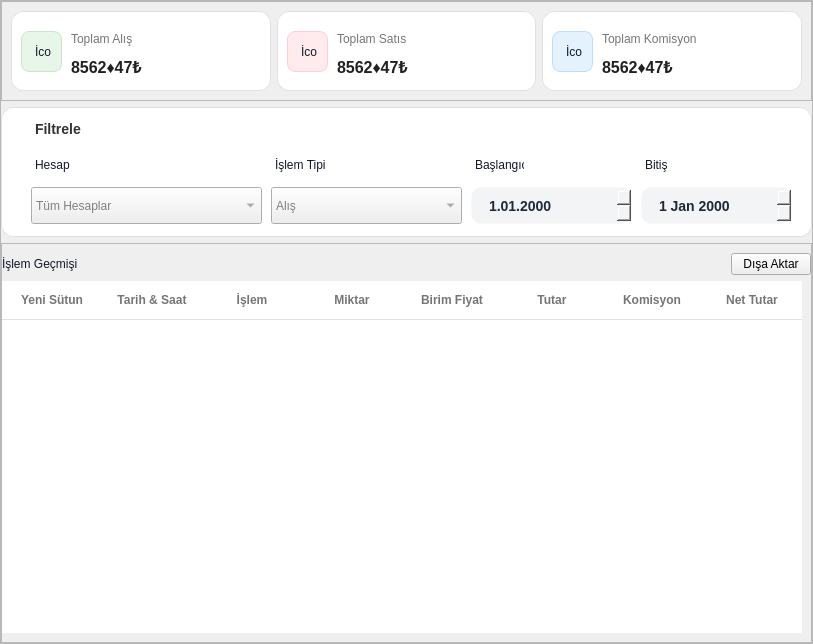
             <widget class="QFrame" name="IslemGecmisiFrame">
              <property name="sizePolicy">
               <sizepolicy hsizetype="Expanding" vsizetype="Expanding">
                <horstretch>0</horstretch>
                <verstretch>0</verstretch>
               </sizepolicy>
              </property>
              <property name="minimumSize">
               <size>
                <width>813</width>
                <height>0</height>
               </size>
              </property>
              <property name="styleSheet">
               <string notr="true">/* ANA KART (Beyaz alan) */
QFrame#HaplarimInfoFrame {
    background-color: #ffffff;
    border: 1px solid #eaecf0;
    border-radius: 16px;
}

/* Üst ikon alanı */
QFrame#IconFrame {
    background-color: #eef4ff;
    border-radius: 12px;
}

/* GENEL YAZI AYARI */
QLabel {
    background: transparent;
    color: #101828;
    font-family: &quot;Segoe UI&quot;, sans-serif;
}

/* Hesap No */
QLabel#HesapNoLabel1 {
    font-size: 16px;
    font-weight: 600;
}

/* Yatırım Hesabı alt yazı */
QLabel#YatirimHesabiLabel {
    font-size: 13px;
    color: #667085;
}

/* Sağdaki Bakiye Başlığı */
QLabel#BakiyeBaslikLabel {
    font-size: 12px;
    color: #667085;
}

/* Sağdaki Bakiye Değeri */
QLabel#BakiyeLabel1 {
    font-size: 18px;
    font-weight: bold;
    color: #101828;
}

/* ÜÇ ALT KART (Açılış Tarihi, Komisyon, Durum) */
QFrame#HesaplarimInfoFrame1,
QFrame#HesaplarimInfoFrame2,
QFrame#HesaplarimInfoFrame3 {
    background-color: #f9fafb;
    border-radius: 12px;
    border: none;
}

/* Alt Kart Başlıkları (Açılış Tarihi — Komisyon Planı — Durum) */
QLabel#HesapAcilisBaslik,
QLabel#KomisyonBaslik,
QLabel#DurumBaslik {
    font-size: 13px;
    color: #667085;
    font-weight: normal;
}

/* İç değerler */
QLabel#HesapAcilisDeger,
QLabel#KomisyonDeger,
QLabel#DurumDeger {
    font-size: 15px;
    font-weight: 600;
    color: #101828;
}

/* Komisyon alt açıklama (Min ₺50 - %1) */
QLabel#KomisyonAltYazi {
    font-size: 12px;
    color: #667085;
}

/* yeşil Aktif Rozeti */
QLabel#DurumLabel1 {
    background-color: #d1fadf;
    color: #027a48;
    border-radius: 12px;
    padding: 4px 12px;
    font-size: 11px;
    font-weight: bold;
    qproperty-alignment: AlignCenter;
}
</string>
              </property>
              <property name="frameShape">
               <enum>QFrame::Shape::StyledPanel</enum>
              </property>
              <property name="frameShadow">
               <enum>QFrame::Shadow::Raised</enum>
              </property>
              <layout class="QVBoxLayout" name="verticalLayout_13">
               <property name="leftMargin">
                <number>0</number>
               </property>
               <property name="topMargin">
                <number>0</number>
               </property>
               <property name="rightMargin">
                <number>0</number>
               </property>
               <property name="bottomMargin">
                <number>0</number>
               </property>
               <item>
                <widget class="QFrame" name="ToplamBilgilerFrame">
                 <property name="sizePolicy">
                  <sizepolicy hsizetype="Expanding" vsizetype="Expanding">
                   <horstretch>0</horstretch>
                   <verstretch>0</verstretch>
                  </sizepolicy>
                 </property>
                 <property name="minimumSize">
                  <size>
                   <width>803</width>
                   <height>100</height>
                  </size>
                 </property>
                 <property name="maximumSize">
                  <size>
                   <width>16777215</width>
                   <height>120</height>
                  </size>
                 </property>
                 <property name="styleSheet">
                  <string notr="true"/>
                 </property>
                 <property name="frameShape">
                  <enum>QFrame::Shape::StyledPanel</enum>
                 </property>
                 <property name="frameShadow">
                  <enum>QFrame::Shadow::Raised</enum>
                 </property>
                 <layout class="QHBoxLayout" name="horizontalLayout_5">
                  <item>
                   <widget class="QFrame" name="frame_10">
                    <property name="styleSheet">
                     <string notr="true">background-color: #FFFFFF;
    border: 1px solid #E0E0E0;   /* İnce gri çerçeve */
    border-radius: 12px;</string>
                    </property>
                    <property name="frameShape">
                     <enum>QFrame::Shape::StyledPanel</enum>
                    </property>
                    <property name="frameShadow">
                     <enum>QFrame::Shadow::Raised</enum>
                    </property>
                    <widget class="QLabel" name="label_16">
                     <property name="geometry">
                      <rect>
                       <x>10</x>
                       <y>20</y>
                       <width>41</width>
                       <height>41</height>
                      </rect>
                     </property>
                     <property name="styleSheet">
                      <string notr="true">border-radius: 8px;       /* İkon kutusunun köşeleri */
    padding: 10px;            /* İkonun kenarlara yapışmaması için */
    qproperty-alignment: AlignCenter;
background-color: #E8F5E9;  /* Çok açık yeşil zemin */
    /* İkon rengi için SVG kullanmak en iyisidir, ama border ile yaparsan: */
    border: 1px solid #C8E6C9;</string>
                     </property>
                     <property name="text">
                      <string>İcon</string>
                     </property>
                    </widget>
                    <widget class="QLabel" name="ToplamAlisLabel">
                     <property name="geometry">
                      <rect>
                       <x>60</x>
                       <y>20</y>
                       <width>91</width>
                       <height>16</height>
                      </rect>
                     </property>
                     <property name="styleSheet">
                      <string notr="true">color: #757575;          /* Gri renk */
    font-size: 12px;
    font-weight: normal;
border:transparent;</string>
                     </property>
                     <property name="text">
                      <string>Toplam Alış</string>
                     </property>
                    </widget>
                    <widget class="QLabel" name="ToplamAlisLabel_1">
                     <property name="geometry">
                      <rect>
                       <x>60</x>
                       <y>40</y>
                       <width>101</width>
                       <height>31</height>
                      </rect>
                     </property>
                     <property name="styleSheet">
                      <string notr="true">color: #212121;          /* Koyu siyah */
    font-size: 16px;
    font-weight: bold;
border:transparent;</string>
                     </property>
                     <property name="text">
                      <string>8562♦47₺</string>
                     </property>
                    </widget>
                   </widget>
                  </item>
                  <item>
                   <widget class="QFrame" name="frame_12">
                    <property name="styleSheet">
                     <string notr="true">background-color: #FFFFFF;
    border: 1px solid #E0E0E0;   /* İnce gri çerçeve */
    border-radius: 12px;</string>
                    </property>
                    <property name="frameShape">
                     <enum>QFrame::Shape::StyledPanel</enum>
                    </property>
                    <property name="frameShadow">
                     <enum>QFrame::Shadow::Raised</enum>
                    </property>
                    <widget class="QLabel" name="ToplamSatisIconLabel">
                     <property name="geometry">
                      <rect>
                       <x>10</x>
                       <y>20</y>
                       <width>41</width>
                       <height>41</height>
                      </rect>
                     </property>
                     <property name="styleSheet">
                      <string notr="true">border-radius: 8px;       /* İkon kutusunun köşeleri */
    padding: 10px;            /* İkonun kenarlara yapışmaması için */
    qproperty-alignment: AlignCenter;
background-color: #FFEBEE;  /* Çok açık kırmızı zemin */
    border: 1px solid #FFCDD2;</string>
                     </property>
                     <property name="text">
                      <string>İcon</string>
                     </property>
                    </widget>
                    <widget class="QLabel" name="ToplamSatisLabel">
                     <property name="geometry">
                      <rect>
                       <x>60</x>
                       <y>20</y>
                       <width>101</width>
                       <height>16</height>
                      </rect>
                     </property>
                     <property name="styleSheet">
                      <string notr="true">color: #757575;          /* Gri renk */
    font-size: 12px;
    font-weight: normal;
border:transparent;</string>
                     </property>
                     <property name="text">
                      <string>Toplam Satıs</string>
                     </property>
                    </widget>
                    <widget class="QLabel" name="ToplamSatisLabel_1">
                     <property name="geometry">
                      <rect>
                       <x>60</x>
                       <y>40</y>
                       <width>111</width>
                       <height>31</height>
                      </rect>
                     </property>
                     <property name="styleSheet">
                      <string notr="true">color: #212121;          /* Koyu siyah */
    font-size: 16px;
    font-weight: bold;
border:transparent;</string>
                     </property>
                     <property name="text">
                      <string>8562♦47₺</string>
                     </property>
                    </widget>
                   </widget>
                  </item>
                  <item>
                   <widget class="QFrame" name="frame_11">
                    <property name="styleSheet">
                     <string notr="true">background-color: #FFFFFF;
    border: 1px solid #E0E0E0;   /* İnce gri çerçeve */
    border-radius: 12px;</string>
                    </property>
                    <property name="frameShape">
                     <enum>QFrame::Shape::StyledPanel</enum>
                    </property>
                    <property name="frameShadow">
                     <enum>QFrame::Shadow::Raised</enum>
                    </property>
                    <widget class="QLabel" name="ToplamKomisyonIconLabel">
                     <property name="geometry">
                      <rect>
                       <x>10</x>
                       <y>20</y>
                       <width>41</width>
                       <height>41</height>
                      </rect>
                     </property>
                     <property name="styleSheet">
                      <string notr="true">border-radius: 8px;       /* İkon kutusunun köşeleri */
    padding: 10px;            /* İkonun kenarlara yapışmaması için */
    qproperty-alignment: AlignCenter;
background-color: #E3F2FD;  /* Çok açık mavi zemin */
    border: 1px solid #BBDEFB;</string>
                     </property>
                     <property name="text">
                      <string>İcon</string>
                     </property>
                    </widget>
                    <widget class="QLabel" name="ToplamKomisyonLabel">
                     <property name="geometry">
                      <rect>
                       <x>60</x>
                       <y>20</y>
                       <width>111</width>
                       <height>16</height>
                      </rect>
                     </property>
                     <property name="styleSheet">
                      <string notr="true">color: #757575;          /* Gri renk */
    font-size: 12px;
    font-weight: normal;
border:transparent;</string>
                     </property>
                     <property name="text">
                      <string>Toplam Komisyon</string>
                     </property>
                    </widget>
                    <widget class="QLabel" name="ToplamKomisyonLabel_1">
                     <property name="geometry">
                      <rect>
                       <x>60</x>
                       <y>40</y>
                       <width>111</width>
                       <height>31</height>
                      </rect>
                     </property>
                     <property name="styleSheet">
                      <string notr="true">color: #212121;          /* Koyu siyah */
    font-size: 16px;
    font-weight: bold;
border:transparent;</string>
                     </property>
                     <property name="text">
                      <string>8562♦47₺</string>
                     </property>
                    </widget>
                   </widget>
                  </item>
                 </layout>
                </widget>
               </item>
               <item>
                <widget class="QFrame" name="FltrelemeFrame">
                 <property name="sizePolicy">
                  <sizepolicy hsizetype="Expanding" vsizetype="Expanding">
                   <horstretch>0</horstretch>
                   <verstretch>0</verstretch>
                  </sizepolicy>
                 </property>
                 <property name="minimumSize">
                  <size>
                   <width>0</width>
                   <height>130</height>
                  </size>
                 </property>
                 <property name="maximumSize">
                  <size>
                   <width>16777215</width>
                   <height>130</height>
                  </size>
                 </property>
                 <property name="styleSheet">
                  <string notr="true">QFrame#FltrelemeFrame{	
background-color: #FFFFFF;
    border: 1px solid #E0E0E0;
    border-radius: 12px;
}
QLabel[class=&quot;inputLabel&quot;] {
    color: #666666;        /* Gri yazı */
    font-size: 11px;       /* Küçük punto */
    font-weight: normal;
    margin-bottom: 2px;    /* Kutuyla yazı arasına hafif boşluk */
}


/* Üzerine gelince (Hover) rengi koyulaşsın */
QComboBox:hover, QDateEdit:hover {
    border: 1px solid #BDBDBD;
}

/* TIKLANDIĞINDA (FOCUS) - Resimdeki Mavi Kenarlık */
QComboBox:focus, QDateEdit:focus {
    border: 2px solid #2196F3;     /* Qt Designer mavisi */
    color: #000000;
}</string>
                 </property>
                 <property name="frameShape">
                  <enum>QFrame::Shape::StyledPanel</enum>
                 </property>
                 <property name="frameShadow">
                  <enum>QFrame::Shadow::Raised</enum>
                 </property>
                 <widget class="QLabel" name="label_17">
                  <property name="geometry">
                   <rect>
                    <x>30</x>
                    <y>10</y>
                    <width>61</width>
                    <height>31</height>
                   </rect>
                  </property>
                  <property name="styleSheet">
                   <string notr="true">font-size: 14px;
    color: #333333; /* Koyu gri/siyah metin */
    margin-bottom: 8px; /* Giriş kutusu ile arasına boşluk */
    font-weight: 500; /* Orta kalınlık */</string>
                  </property>
                  <property name="text">
                   <string>Filtrele</string>
                  </property>
                 </widget>
                 <widget class="QLabel" name="label_18">
                  <property name="geometry">
                   <rect>
                    <x>34</x>
                    <y>50</y>
                    <width>49</width>
                    <height>16</height>
                   </rect>
                  </property>
                  <property name="text">
                   <string>Hesap</string>
                  </property>
                 </widget>
                 <widget class="QLabel" name="label_19">
                  <property name="geometry">
                   <rect>
                    <x>274</x>
                    <y>50</y>
                    <width>81</width>
                    <height>16</height>
                   </rect>
                  </property>
                  <property name="text">
                   <string>İşlem Tipi</string>
                  </property>
                 </widget>
                 <widget class="QLabel" name="label_20">
                  <property name="geometry">
                   <rect>
                    <x>474</x>
                    <y>50</y>
                    <width>49</width>
                    <height>16</height>
                   </rect>
                  </property>
                  <property name="text">
                   <string>Başlangıç</string>
                  </property>
                 </widget>
                 <widget class="QLabel" name="label_21">
                  <property name="geometry">
                   <rect>
                    <x>644</x>
                    <y>50</y>
                    <width>49</width>
                    <height>16</height>
                   </rect>
                  </property>
                  <property name="text">
                   <string>Bitiş</string>
                  </property>
                 </widget>
                 <widget class="QComboBox" name="comboBox_2">
                  <property name="geometry">
                   <rect>
                    <x>30</x>
                    <y>80</y>
                    <width>231</width>
                    <height>37</height>
                   </rect>
                  </property>
                  <property name="sizePolicy">
                   <sizepolicy hsizetype="Expanding" vsizetype="Expanding">
                    <horstretch>0</horstretch>
                    <verstretch>0</verstretch>
                   </sizepolicy>
                  </property>
                  <property name="styleSheet">
                   <string notr="true">color:grey
</string>
                  </property>
                  <item>
                   <property name="text">
                    <string>Tüm Hesaplar</string>
                   </property>
                  </item>
                 </widget>
                 <widget class="QComboBox" name="comboBox_3">
                  <property name="geometry">
                   <rect>
                    <x>270</x>
                    <y>80</y>
                    <width>191</width>
                    <height>37</height>
                   </rect>
                  </property>
                  <property name="sizePolicy">
                   <sizepolicy hsizetype="Expanding" vsizetype="Expanding">
                    <horstretch>0</horstretch>
                    <verstretch>0</verstretch>
                   </sizepolicy>
                  </property>
                  <property name="styleSheet">
                   <string notr="true">color:grey</string>
                  </property>
                  <item>
                   <property name="text">
                    <string>Alış</string>
                   </property>
                  </item>
                  <item>
                   <property name="text">
                    <string>Satış</string>
                   </property>
                  </item>
                 </widget>
                 <widget class="QDateEdit" name="dateEdit">
                  <property name="geometry">
                   <rect>
                    <x>470</x>
                    <y>80</y>
                    <width>161</width>
                    <height>37</height>
                   </rect>
                  </property>
                  <property name="sizePolicy">
                   <sizepolicy hsizetype="Expanding" vsizetype="Expanding">
                    <horstretch>0</horstretch>
                    <verstretch>0</verstretch>
                   </sizepolicy>
                  </property>
                  <property name="styleSheet">
                   <string notr="true">/* --- 1. GİRİŞ KUTUSU (INPUT) --- */
QDateEdit {
    /* Hafif gri arka plan (Gözü yormaz, modern durur) */
    background-color: #F3F4F6;
    /* Çerçeve yok, sadece zemin rengi var (Unstyled look) */
    border: 1px solid transparent;
    border-radius: 10px;           /* Daha oval köşeler */
    padding: 10px 15px;            /* Geniş iç boşluk */
    color: #1F2937;                /* Koyu antrasit yazı */
    font-size: 14px;
    font-family: &quot;Segoe UI&quot;, sans-serif;
    font-weight: 500;
}

/* Üzerine gelince (Hover) */
QDateEdit:hover {
    background-color: #E5E7EB;     /* Biraz daha koyulaşır */
}

/* Tıklayınca (Focus) */
QDateEdit:focus {
    background-color: #FFFFFF;     /* Beyaz olur */
    border: 1px solid #3B82F6;     /* Modern Mavi Çerçeve */
    /* İstersen border yerine sadece renk değişimi de yapabilirsin */
}

/* --- 2. SAĞDAKİ OK BUTONU --- */
QDateEdit::drop-down {
    border: none;
    background: transparent;
    width: 30px;
}

/* Ok İkonu: Bunu daha minimalist yapalım */
QDateEdit::down-arrow {
    image: url(:/icons/calendar_modern.png); /* Kendi ikonun yoksa standart ok çıkar */
    width: 14px;
    height: 14px;
    margin-right: 10px;
}

/* --- 3. POP-UP TAKVİM (EN ÖNEMLİ KISIM) --- */

/* Takvim Ana Çerçeve */
QCalendarWidget QWidget {
    background-color: #FFFFFF;
    border-bottom-left-radius: 10px;
    border-bottom-right-radius: 10px;
    border: none;
}

/* Takvim Üst Başlık (Ay Yıl Seçimi) */
QCalendarWidget QToolButton {
    color: #374151;
    font-weight: bold;
    icon-size: 24px;
    background-color: transparent;
    margin: 5px;
    border-radius: 5px;
}
QCalendarWidget QToolButton:hover {
    background-color: #F3F4F6;
}

/* Takvimdeki Günler Tablosu (Gridleri yok ediyoruz) */
QCalendarWidget QAbstractItemView:enabled {
    background-color: white;
    color: #4B5563;             /* Günlerin yazı rengi */
    selection-background-color: #3B82F6; /* Seçili gün MAVİ */
    selection-color: white;
    font-size: 13px;
    outline: 0;                 /* Seçimdeki kesik çizgiyi kaldır */
}

/* Seçili Günün Yuvarlak Olması İçin (Qt'de hile yapmak gerekir) */
/* Maalesef Qt Designer CSS ile tam daire (border-radius) tablolarda zor çalışır */
/* Ama renk ve font ile o modern havayı veririz */

/* Hafta Günleri Başlığı (Pzt, Sal...) */
QCalendarWidget QAbstractItemView:enabled::section {
    color: #9CA3AF;            /* Soluk gri başlıklar */
    background-color: white;
    font-weight: bold;
    font-size: 11px;
    padding: 5px;
    border: none;
}

/* Üst Navigasyon Çubuğu Rengi */
QCalendarWidget QWidget#qt_calendar_navigationbar {
    background-color: white;
    border-bottom: 1px solid #E5E7EB; /* Başlık ile günler arasına ince çizgi */
}</string>
                  </property>
                  <property name="displayFormat">
                   <string>d.MM.yyyy</string>
                  </property>
                 </widget>
                 <widget class="QDateEdit" name="dateEdit_2">
                  <property name="geometry">
                   <rect>
                    <x>640</x>
                    <y>80</y>
                    <width>151</width>
                    <height>37</height>
                   </rect>
                  </property>
                  <property name="sizePolicy">
                   <sizepolicy hsizetype="Expanding" vsizetype="Expanding">
                    <horstretch>0</horstretch>
                    <verstretch>0</verstretch>
                   </sizepolicy>
                  </property>
                  <property name="styleSheet">
                   <string notr="true">/* --- 1. GİRİŞ KUTUSU (INPUT) --- */
QDateEdit {
    /* Hafif gri arka plan (Gözü yormaz, modern durur) */
    background-color: #F3F4F6;
    /* Çerçeve yok, sadece zemin rengi var (Unstyled look) */
    border: 1px solid transparent;
    border-radius: 10px;           /* Daha oval köşeler */
    padding: 10px 15px;            /* Geniş iç boşluk */
    color: #1F2937;                /* Koyu antrasit yazı */
    font-size: 14px;
    font-family: &quot;Segoe UI&quot;, sans-serif;
    font-weight: 500;
}

/* Üzerine gelince (Hover) */
QDateEdit:hover {
    background-color: #E5E7EB;     /* Biraz daha koyulaşır */
}

/* Tıklayınca (Focus) */
QDateEdit:focus {
    background-color: #FFFFFF;     /* Beyaz olur */
    border: 1px solid #3B82F6;     /* Modern Mavi Çerçeve */
    /* İstersen border yerine sadece renk değişimi de yapabilirsin */
}


/* Ok İkonu: Bunu daha minimalist yapalım */
QDateEdit::down-arrow {
    image: url(:/icons/calendar_modern.png); /* Kendi ikonun yoksa standart ok çıkar */
    width: 14px;
    height: 14px;
    margin-right: 10px;
}

/* --- 3. POP-UP TAKVİM (EN ÖNEMLİ KISIM) --- */

/* Takvim Ana Çerçeve */
QCalendarWidget QWidget {
    background-color: #FFFFFF;
    border-bottom-left-radius: 10px;
    border-bottom-right-radius: 10px;
    border: none;
}

/* Takvim Üst Başlık (Ay Yıl Seçimi) */
QCalendarWidget QToolButton {
    color: #374151;
    font-weight: bold;
    icon-size: 24px;
    background-color: transparent;
    margin: 5px;
    border-radius: 5px;
}
QCalendarWidget QToolButton:hover {
    background-color: #F3F4F6;
}

/* Takvimdeki Günler Tablosu (Gridleri yok ediyoruz) */
QCalendarWidget QAbstractItemView:enabled {
    background-color: white;
    color: #4B5563;             /* Günlerin yazı rengi */
    selection-background-color: #3B82F6; /* Seçili gün MAVİ */
    selection-color: white;
    font-size: 13px;
    outline: 0;                 /* Seçimdeki kesik çizgiyi kaldır */
}

/* Seçili Günün Yuvarlak Olması İçin (Qt'de hile yapmak gerekir) */
/* Maalesef Qt Designer CSS ile tam daire (border-radius) tablolarda zor çalışır */
/* Ama renk ve font ile o modern havayı veririz */

/* Hafta Günleri Başlığı (Pzt, Sal...) */
QCalendarWidget QAbstractItemView:enabled::section {
    color: #9CA3AF;            /* Soluk gri başlıklar */
    background-color: white;
    font-weight: bold;
    font-size: 11px;
    padding: 5px;
    border: none;
}

/* Üst Navigasyon Çubuğu Rengi */
QCalendarWidget QWidget#qt_calendar_navigationbar {
    background-color: white;
    border-bottom: 1px solid #E5E7EB; /* Başlık ile günler arasına ince çizgi */
}</string>
                  </property>
                  <property name="minimumDateTime">
                   <datetime>
                    <hour>20</hour>
                    <minute>0</minute>
                    <second>0</second>
                    <year>1791</year>
                    <month>9</month>
                    <day>14</day>
                   </datetime>
                  </property>
                  <property name="minimumDate">
                   <date>
                    <year>1791</year>
                    <month>9</month>
                    <day>14</day>
                   </date>
                  </property>
                 </widget>
                </widget>
               </item>
               <item>
                <widget class="QFrame" name="HistoryFrame">
                 <property name="sizePolicy">
                  <sizepolicy hsizetype="Expanding" vsizetype="Expanding">
                   <horstretch>0</horstretch>
                   <verstretch>0</verstretch>
                  </sizepolicy>
                 </property>
                 <property name="minimumSize">
                  <size>
                   <width>0</width>
                   <height>400</height>
                  </size>
                 </property>
                 <property name="frameShape">
                  <enum>QFrame::Shape::StyledPanel</enum>
                 </property>
                 <property name="frameShadow">
                  <enum>QFrame::Shadow::Raised</enum>
                 </property>
                 <layout class="QVBoxLayout" name="verticalLayout_14">
                  <property name="leftMargin">
                   <number>0</number>
                  </property>
                  <property name="rightMargin">
                   <number>0</number>
                  </property>
                  <item>
                   <layout class="QHBoxLayout" name="horizontalLayout_6">
                    <item>
                     <widget class="QLabel" name="label_22">
                      <property name="text">
                       <string>İşlem Geçmişi</string>
                      </property>
                     </widget>
                    </item>
                    <item>
                     <spacer name="horizontalSpacer">
                      <property name="orientation">
                       <enum>Qt::Orientation::Horizontal</enum>
                      </property>
                      <property name="sizeHint" stdset="0">
                       <size>
                        <width>40</width>
                        <height>20</height>
                       </size>
                      </property>
                     </spacer>
                    </item>
                    <item>
                     <widget class="QPushButton" name="pushButton_2">
                      <property name="text">
                       <string>Dışa Aktar</string>
                      </property>
                     </widget>
                    </item>
                   </layout>
                  </item>
                  <item>
                   <widget class="QTableWidget" name="tableWidget">
                    <property name="minimumSize">
                     <size>
                      <width>800</width>
                      <height>140</height>
                     </size>
                    </property>
                    <property name="maximumSize">
                     <size>
                      <width>800</width>
                      <height>16777215</height>
                     </size>
                    </property>
                    <property name="styleSheet">
                     <string notr="true">/* 1. Tablonun Genel Görünümü */
QTableWidget {
    background-color: #FFFFFF;
    border: none;              /* Tablonun dış çizgisini kaldır */
    gridline-color: #E0E0E0;   /* Eğer grid açarsan rengi bu olsun */
}

/* 2. Sütun Başlıkları (En Üstteki Gri Yazılar) */
QHeaderView::section {
    background-color: #FFFFFF; /* Başlık arka planı beyaz */
    color: #757575;            /* Yazı rengi gri */
    font-weight: bold;
    font-size: 12px;
    border: none;              /* Kutucuk çizgilerini kaldır */
    border-bottom: 1px solid #E0E0E0; /* Sadece alta çizgi çek */
    padding: 10px 5px;         /* Biraz boşluk ver */
    text-align: left;
}

/* 3. Satırlar ve Hücreler */
QTableWidget::item {
    padding: 10px 5px;         /* Hücre içi boşluk (Ferah görünüm) */
    border-bottom: 1px solid #F5F5F5; /* Her satırın altına ince çizgi */
    color: #333333;
}

/* 4. Seçili Satır Rengi */
QTableWidget::item:selected {
    background-color: #F5F7FA; /* Seçilince çok açık mavi/gri olsun */
    color: #000000;
}

/* 5. Dışa Aktar Butonu (Mavi) */
QPushButton {
    background-color: #0055FF;
    color: white;
    border-radius: 6px;
    padding: 8px 16px;
    font-weight: bold;
}
QPushButton:hover {
    background-color: #0044CC;
}</string>
                    </property>
                    <property name="editTriggers">
                     <set>QAbstractItemView::EditTrigger::NoEditTriggers</set>
                    </property>
                    <property name="selectionBehavior">
                     <enum>QAbstractItemView::SelectionBehavior::SelectRows</enum>
                    </property>
                    <property name="showGrid">
                     <bool>false</bool>
                    </property>
                    <attribute name="verticalHeaderVisible">
                     <bool>true</bool>
                    </attribute>
                    <column>
                     <property name="text">
                      <string>Yeni Sütun</string>
                     </property>
                    </column>
                    <column>
                     <property name="text">
                      <string>Tarih &amp; Saat</string>
                     </property>
                    </column>
                    <column>
                     <property name="text">
                      <string>İşlem</string>
                     </property>
                    </column>
                    <column>
                     <property name="text">
                      <string>Miktar</string>
                     </property>
                    </column>
                    <column>
                     <property name="text">
                      <string>Birim Fiyat</string>
                     </property>
                    </column>
                    <column>
                     <property name="text">
                      <string>Tutar</string>
                     </property>
                    </column>
                    <column>
                     <property name="text">
                      <string>Komisyon</string>
                     </property>
                    </column>
                    <column>
                     <property name="text">
                      <string>Net Tutar</string>
                     </property>
                    </column>
                   </widget>
                  </item>
                 </layout>
                </widget>
               </item>
              </layout>
             </widget>
